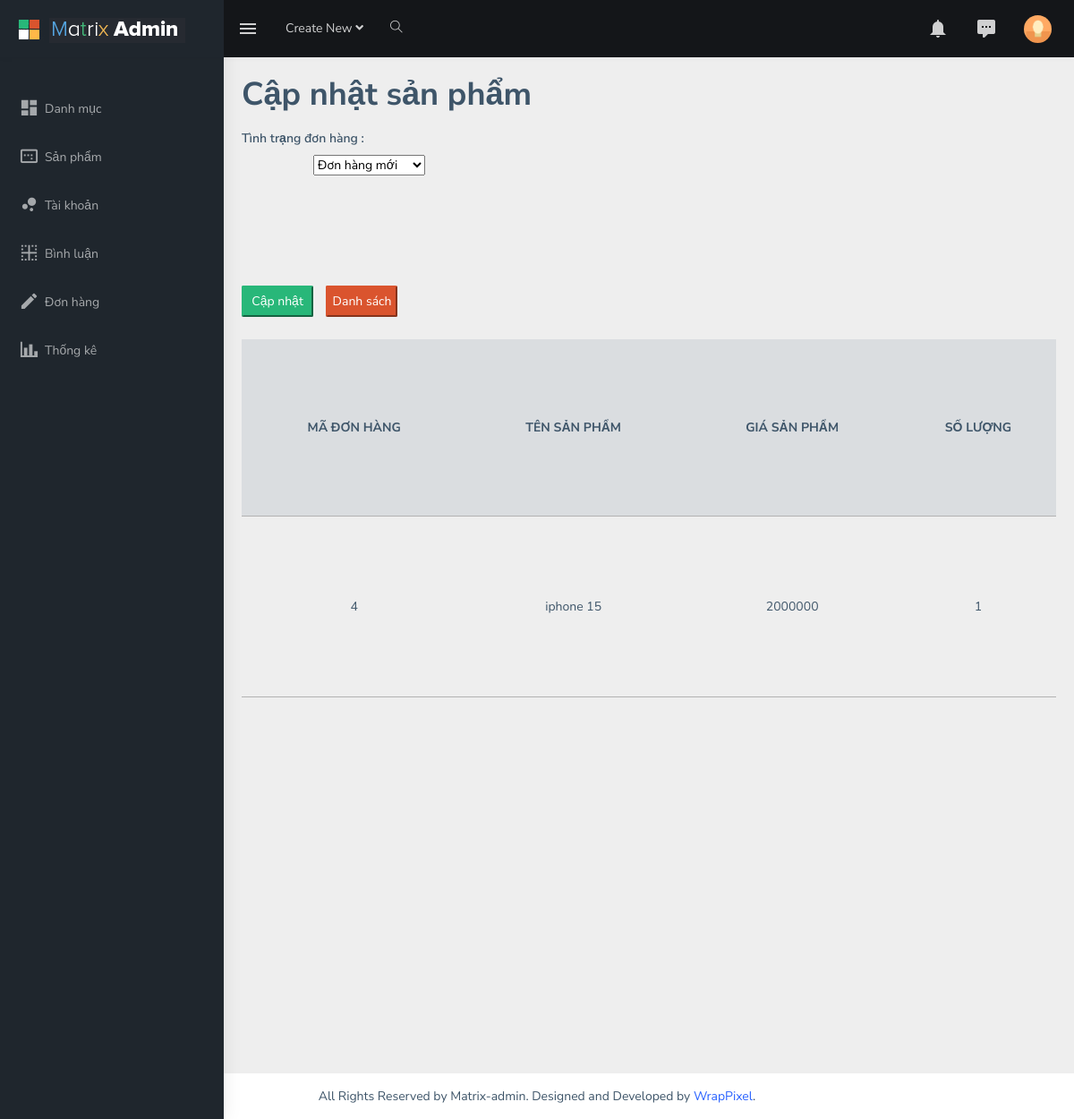
Screenshot of /admin/index.php?act=suabill&id_bill=4 with the database file from the repository.
### tables this page shows
CREATE TABLE `cart` (
  `id_cart` int NOT NULL,
  `id_user` int NOT NULL,
  `idpro` int NOT NULL,
  `img` varchar(255) NOT NULL,
  `name` varchar(255) NOT NULL,
  `price` int NOT NULL,
  `soluong` int NOT NULL,
  `id_bill` int NOT NULL
);

### model/pdo.php (called while the page is built, shortened)
<?php
function pdo_get_connection()
{
    $dburl = "mysql:host=localhost;dbname=db_chung;charset=utf8";
    $username = 'root';
    $password = '';
    $conn = new PDO($dburl, $username, $password);
    $conn->setAttribute(PDO::ATTR_ERRMODE, PDO::ERRMODE_EXCEPTION);
    return $conn;
}
function pdo_query($sql)
{
    $sql_args = array_slice(func_get_args(), 1);
    try {
        $conn = pdo_get_connection();
        $stmt = $conn->prepare($sql);
        $stmt->execute($sql_args);
        $rows = $stmt->fetchAll();
        return $rows;
    } catch (PDOException $e) {
        throw $e;
    } finally {
        unset($conn);
    }
}

### model/sanpham.php (called while the page is built, shortened)
<?php
    function lay_sp_theo_id_bill($id_bill){
        $sql = "select * from cart where id_bill=".$id_bill;
            $listsanpham= pdo_query($sql);
            return $listsanpham;
    }
?>

### admin/bill/sua_bill.php (the view, shortened to what this page needs)
<div class="container-fluid">
        <div class="khung_list_title" style="width: 100%;height: 50px;">
            <h1>Cập nhật sản phẩm</h1>
        </div>
        <div class="show_update">
        <form action="index.php?act=update_bill" method="post" enctype="multipart/form-data">
           <div class="Nhap_ten_sp">
            <label for="" >
                Tình trạng đơn hàng :
            </label>
            <br>
            <select name="status_bill" id="" style="margin-left: 80px;">
                <option value="0">Đơn hàng mới</option>
                </select>
           </div>
           </div>
            <div class="chucnang">
            <input type="submit" name="capnhat" id="" value="Cập nhật" value="Sửa" style="color: #fff;background-color: #28b779;border-color: #28b779; border-radius: 2px; width: 80px; height: 35px; cursor: pointer;">
                <a href="index.php?act=don_hang" style="padding-left: 10px;">
                    <input type="button" id="" value="Danh sách" style="color: #fff;background-color: #da542e;border-color: #da542e; border-radius: 2px; width: 80px; height: 35px; cursor: pointer;">
                </a>
            </div>
            <div class="xuatsp" style="width: 100%; height: 800px;">
            <table  style="width: 100%; height: 50%; text-align: center;">
                        <tr style="border-bottom: 1px solid #B2B2B2; background-color: #ced3d894;">
                            <th></th>
                            <th>MÃ ĐƠN HÀNG</th>
                            <th>TÊN SẢN PHẨM</th>
                            <th>GIÁ SẢN PHẨM</th>
                            <th>SỐ LƯỢNG</th>
                        </tr>
                        <?php
                            foreach ($xem_sp_cua_don_hang as $key) {
                                extract($key);
                                echo '
                                <tr style="border-bottom: 1px solid #B2B2B2;">
                                <td></td>
                                <td> ' . $key["id_cart"].'</td>
                                <td>' . $key["name"] .'</td>
                                <td>' . $key["price"] .'</td>
                                <td>' . $key["soluong"] .'</td>
                            </tr>
                                ';
                            }
                        ?>
                    </table>
            </div>
        </div>
</div>

### assets/libs/flot/css/all.css (style rules this page uses)
.Nhap_ten_sp { width: 100%; height: 75px; margin-top: 10px; }
.chucnang { width: 100%; height: 60px; margin-top: 100px; }
.khung_list_title { width: 100%; height: 70px; }

### rows the page displays
cart: id_cart "4", name "iphone 15", price "2000000", soluong "1"
